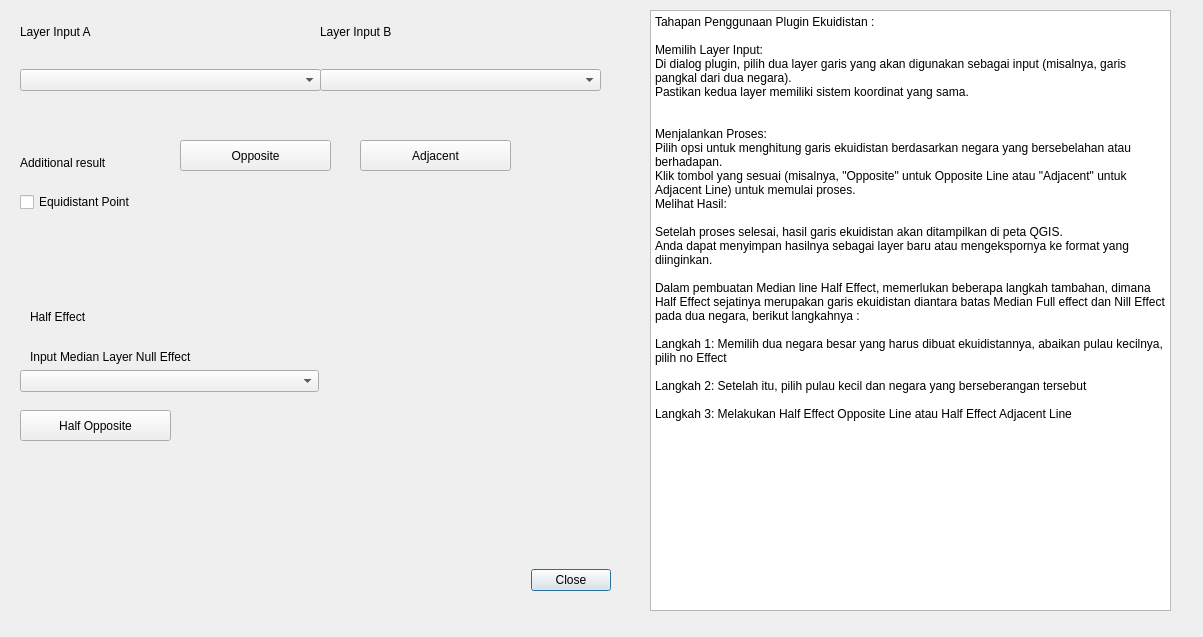
<?xml version="1.0" encoding="UTF-8"?>
<ui version="4.0">
 <class>Dialog</class>
 <widget class="QDialog" name="Dialog">
  <property name="geometry">
   <rect>
    <x>0</x>
    <y>0</y>
    <width>1203</width>
    <height>637</height>
   </rect>
  </property>
  <property name="windowTitle">
   <string>Dialog</string>
  </property>
  <widget class="QWidget" name="gridLayoutWidget">
   <property name="geometry">
    <rect>
     <x>20</x>
     <y>0</y>
     <width>301</width>
     <height>91</height>
    </rect>
   </property>
   <layout class="QGridLayout" name="gridLayout">
    <item row="2" column="0">
     <widget class="QComboBox" name="inputlayerA"/>
    </item>
    <item row="1" column="0">
     <widget class="QLabel" name="label">
      <property name="text">
       <string>Layer Input A</string>
      </property>
     </widget>
    </item>
   </layout>
  </widget>
  <widget class="QWidget" name="gridLayoutWidget_2">
   <property name="geometry">
    <rect>
     <x>320</x>
     <y>0</y>
     <width>281</width>
     <height>91</height>
    </rect>
   </property>
   <layout class="QGridLayout" name="gridLayout_2">
    <item row="1" column="0">
     <widget class="QLabel" name="label_13">
      <property name="text">
       <string>Layer Input B</string>
      </property>
     </widget>
    </item>
    <item row="2" column="0">
     <widget class="QComboBox" name="inputlayerB"/>
    </item>
   </layout>
  </widget>
  <widget class="QWidget" name="horizontalLayoutWidget">
   <property name="geometry">
    <rect>
     <x>20</x>
     <y>540</y>
     <width>591</width>
     <height>80</height>
    </rect>
   </property>
   <layout class="QHBoxLayout" name="horizontalLayout_3">
    <item>
     <spacer name="horizontalSpacer">
      <property name="orientation">
       <enum>Qt::Horizontal</enum>
      </property>
      <property name="sizeHint" stdset="0">
       <size>
        <width>40</width>
        <height>20</height>
       </size>
      </property>
     </spacer>
    </item>
    <item>
     <widget class="QPushButton" name="btnclose">
      <property name="text">
       <string>Close</string>
      </property>
     </widget>
    </item>
   </layout>
  </widget>
  <widget class="QLabel" name="labelTitikB">
   <property name="geometry">
    <rect>
     <x>320</x>
     <y>90</y>
     <width>292</width>
     <height>16</height>
    </rect>
   </property>
   <property name="font">
    <font>
     <pointsize>8</pointsize>
     <italic>true</italic>
    </font>
   </property>
   <property name="text">
    <string/>
   </property>
  </widget>
  <widget class="QLabel" name="labelTitikA">
   <property name="geometry">
    <rect>
     <x>21</x>
     <y>90</y>
     <width>292</width>
     <height>16</height>
    </rect>
   </property>
   <property name="font">
    <font>
     <pointsize>8</pointsize>
     <italic>true</italic>
    </font>
   </property>
   <property name="text">
    <string/>
   </property>
  </widget>
  <widget class="QWidget" name="layoutWidget">
   <property name="geometry">
    <rect>
     <x>20</x>
     <y>140</y>
     <width>127</width>
     <height>72</height>
    </rect>
   </property>
   <layout class="QVBoxLayout" name="verticalLayout_2">
    <item>
     <widget class="QLabel" name="label_11">
      <property name="text">
       <string>Additional result</string>
      </property>
     </widget>
    </item>
    <item>
     <widget class="QCheckBox" name="checkBox_titikEq">
      <property name="text">
       <string>Equidistant Point</string>
      </property>
     </widget>
    </item>
   </layout>
  </widget>
  <widget class="QPushButton" name="half_opp">
   <property name="geometry">
    <rect>
     <x>20</x>
     <y>410</y>
     <width>151</width>
     <height>31</height>
    </rect>
   </property>
   <property name="text">
    <string>Half Opposite</string>
   </property>
  </widget>
  <widget class="QPushButton" name="opp_btnRun">
   <property name="geometry">
    <rect>
     <x>180</x>
     <y>140</y>
     <width>151</width>
     <height>31</height>
    </rect>
   </property>
   <property name="text">
    <string>Opposite</string>
   </property>
  </widget>
  <widget class="QPushButton" name="adj_btnRun">
   <property name="geometry">
    <rect>
     <x>360</x>
     <y>140</y>
     <width>151</width>
     <height>31</height>
    </rect>
   </property>
   <property name="text">
    <string>Adjacent</string>
   </property>
  </widget>
  <widget class="QComboBox" name="input_medianlayer">
   <property name="geometry">
    <rect>
     <x>20</x>
     <y>370</y>
     <width>299</width>
     <height>22</height>
    </rect>
   </property>
  </widget>
  <widget class="QLabel" name="label_2">
   <property name="geometry">
    <rect>
     <x>30</x>
     <y>340</y>
     <width>299</width>
     <height>33</height>
    </rect>
   </property>
   <property name="text">
    <string>Input Median Layer Null Effect</string>
   </property>
  </widget>
  <widget class="QLabel" name="label_3">
   <property name="geometry">
    <rect>
     <x>30</x>
     <y>300</y>
     <width>299</width>
     <height>33</height>
    </rect>
   </property>
   <property name="text">
    <string>Half Effect</string>
   </property>
  </widget>
  <widget class="QPlainTextEdit" name="plainTextEdit">
   <property name="geometry">
    <rect>
     <x>650</x>
     <y>10</y>
     <width>521</width>
     <height>601</height>
    </rect>
   </property>
   <property name="plainText">
    <string>Tahapan Penggunaan Plugin Ekuidistan :

Memilih Layer Input:
Di dialog plugin, pilih dua layer garis yang akan digunakan sebagai input (misalnya, garis pangkal dari dua negara).
Pastikan kedua layer memiliki sistem koordinat yang sama.


Menjalankan Proses:
Pilih opsi untuk menghitung garis ekuidistan berdasarkan negara yang bersebelahan atau berhadapan.
Klik tombol yang sesuai (misalnya, &quot;Opposite&quot; untuk Opposite Line atau &quot;Adjacent&quot; untuk Adjacent Line) untuk memulai proses.
Melihat Hasil:

Setelah proses selesai, hasil garis ekuidistan akan ditampilkan di peta QGIS.
Anda dapat menyimpan hasilnya sebagai layer baru atau mengekspornya ke format yang diinginkan.

Dalam pembuatan Median line Half Effect, memerlukan beberapa langkah tambahan, dimana Half Effect sejatinya merupakan garis ekuidistan diantara batas Median Full effect dan Nill Effect pada dua negara, berikut langkahnya :

Langkah 1: Memilih dua negara besar yang harus dibuat ekuidistannya, abaikan pulau kecilnya, pilih no Effect

Langkah 2: Setelah itu, pilih pulau kecil dan negara yang berseberangan tersebut

Langkah 3: Melakukan Half Effect Opposite Line atau Half Effect Adjacent Line</string>
   </property>
  </widget>
 </widget>
 <resources/>
 <connections/>
</ui>
